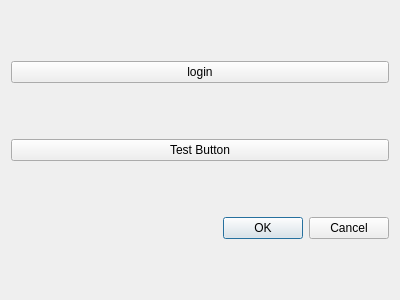
<?xml version="1.0" encoding="UTF-8"?>
<ui version="4.0">
 <class>Dialog</class>
 <widget class="QDialog" name="Dialog">
  <property name="geometry">
   <rect>
    <x>0</x>
    <y>0</y>
    <width>400</width>
    <height>300</height>
   </rect>
  </property>
  <property name="windowTitle">
   <string>Dialog</string>
  </property>
  <layout class="QVBoxLayout" name="verticalLayout">
   <item>
    <widget class="QPushButton" name="loginButton">
     <property name="text">
      <string>login</string>
     </property>
    </widget>
   </item>
   <item>
    <widget class="QPushButton" name="testButton">
     <property name="text">
      <string>Test Button</string>
     </property>
    </widget>
   </item>
   <item>
    <widget class="QDialogButtonBox" name="buttonBox">
     <property name="orientation">
      <enum>Qt::Horizontal</enum>
     </property>
     <property name="standardButtons">
      <set>QDialogButtonBox::Cancel|QDialogButtonBox::Ok</set>
     </property>
    </widget>
   </item>
  </layout>
 </widget>
 <resources/>
 <connections>
  <connection>
   <sender>buttonBox</sender>
   <signal>accepted()</signal>
   <receiver>Dialog</receiver>
   <slot>accept()</slot>
   <hints>
    <hint type="sourcelabel">
     <x>248</x>
     <y>254</y>
    </hint>
    <hint type="destinationlabel">
     <x>157</x>
     <y>274</y>
    </hint>
   </hints>
  </connection>
  <connection>
   <sender>buttonBox</sender>
   <signal>rejected()</signal>
   <receiver>Dialog</receiver>
   <slot>reject()</slot>
   <hints>
    <hint type="sourcelabel">
     <x>316</x>
     <y>260</y>
    </hint>
    <hint type="destinationlabel">
     <x>286</x>
     <y>274</y>
    </hint>
   </hints>
  </connection>
 </connections>
</ui>
